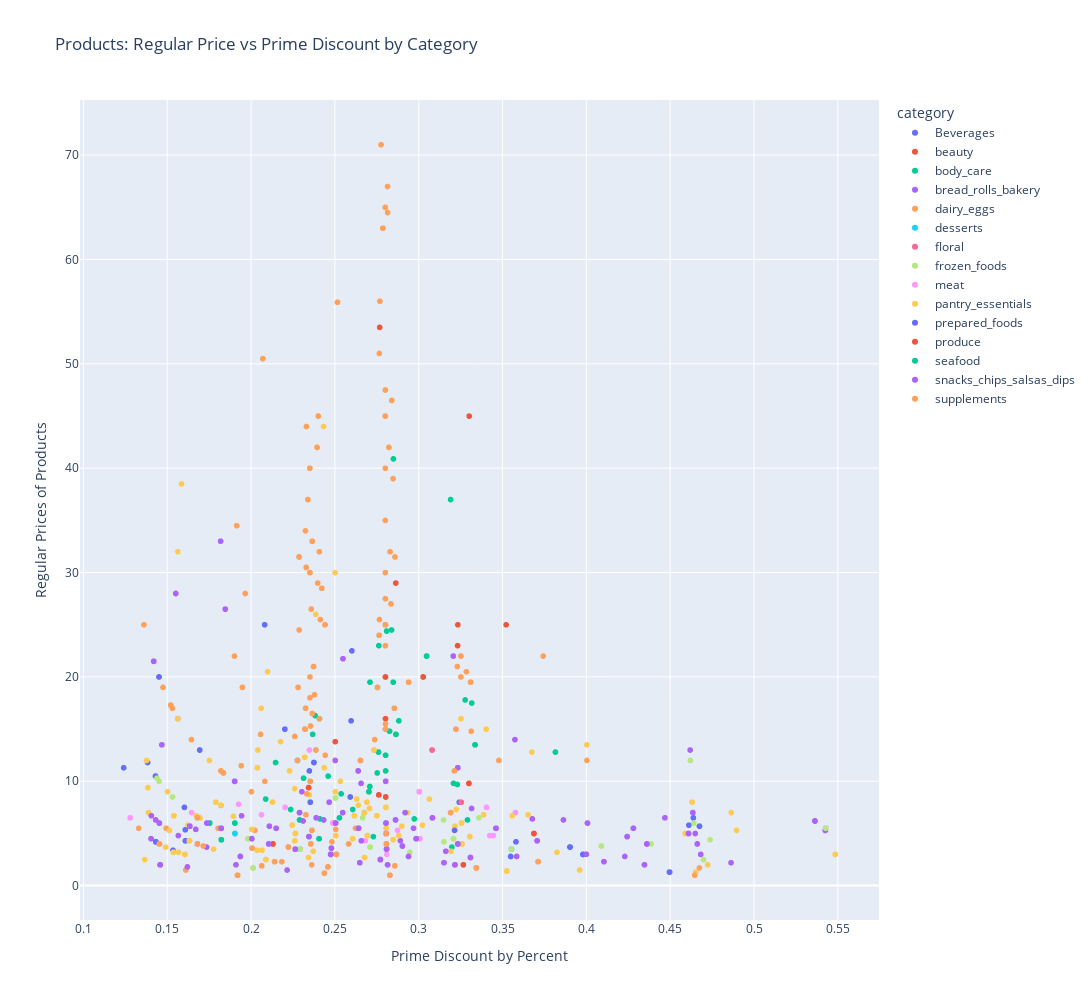

The cell this chart's notebook holds for it:
### Code cell
import matplotlib as plt
import plotly.express as px
import plotly.graph_objects as go

fig = px.scatter(df.sort_values(by='category'), x="prime_discount", y="regular", color="category", title="Products: Regular Price vs Prime Discount by Category", hover_data=['product', 'regular', 'sale', 'prime'], width=1400, height=1000,
labels={
    "regular": "Regular Prices of Products",
    "prime_discount": "Prime Discount by Percent"
})
fig.show()

### Figure 1 — Plotly figure (JSON) as saved in the notebook; plotly's stock layout.template omitted (floating-point values rounded to 4 significant figures; data arrays with more than 128 entries replaced by an {"elided": "..."} marker saying what was removed)
{"data": [{"customdata": {"elided": "263x3 mixed values"}, "hovertemplate": "category=Beverages<br>Prime Discount by Percent=%{x}<br>Regular Prices of Products=%{y}<br>product=%{customdata[0]}<br>sale=%{customdata[1]}<br>prime=%{customdata[2]}<extra></extra>", "legendgroup": "Beverages", "marker": {"color": "#636efa", "symbol": "circle"}, "mode": "markers", "name": "Beverages", "showlegend": true, "type": "scattergl", "x": {"elided": "263 float values"}, "xaxis": "x", "y": {"elided": "263 float values"}, "yaxis": "y"}, {"customdata": {"elided": "45x3 mixed values"}, "hovertemplate": "category=beauty<br>Prime Discount by Percent=%{x}<br>Regular Prices of Products=%{y}<br>product=%{customdata[0]}<br>sale=%{customdata[1]}<br>prime=%{customdata[2]}<extra></extra>", "legendgroup": "beauty", "marker": {"color": "#EF553B", "symbol": "circle"}, "mode": "markers", "name": "beauty", "showlegend": true, "type": "scattergl", "x": [0.3232, 0.2703, 0.3027, 0.3027, 0.3027, 0.2733, 0.2806, 0.2863, 0.3299, 0.2803, 0.2343, 0.2803, 0.2803, 0.2803, 0.2801, 0.2803, 0.2803, 0.2703, 0.2703, 0.2802, 0.2803, 0.2762, 0.2343, 0.3027, 0.2801, 0.2803, 0.2803, 0.3521, 0.319, 0.3301, 0.3299, 0.2806, 0.3299, 0.2803, 0.2767, 0.2343, 0.2502, 0.2762, 0.2733, 0.3233, 0.2801, 0.2801, 0.2801, 0.2801, 0.2801], "xaxis": "x", "y": [22.99, 8.99, 19.99, 19.99, 19.99, 12.99, 4.99, 28.99, 9.79, 9.99, 9.39, 8.49, 8.49, 8.49, 19.99, 9.99, 9.99, 8.99, 8.99, 15.99, 9.99, 8.69, 9.39, 19.99, 24.99, 9.99, 9.99, 24.99, 6.99, 44.99, 9.79, 4.99, 9.79, 9.99, 53.49, 9.39, 13.79, 8.69, 12.99, 24.99, 19.99, 24.99, 24.99, 24.99, 24.99], "yaxis": "y"}, {"customdata": {"elided": "114x3 mixed values"}, "hovertemplate": "category=body_care<br>Prime Discount by Percent=%{x}<br>Regular Prices of Products=%{y}<br>product=%{customdata[0]}<br>sale=%{customdata[1]}<br>prime=%{customdata[2]}<extra></extra>", "legendgroup": "body_care", "marker": {"color": "#00cc96", "symbol": "circle"}, "mode": "markers", "name": "body_care", "showlegend": true, "type": "scattergl", "x": [0.2675, 0.1821, 0.3198, 0.319, 0.2762, 0.2803, 0.2848, 0.2675, 0.2802, 0.2849, 0.2809, 0.2675, 0.2675, 0.2675, 0.2236, 0.2802, 0.1821, 0.1822, 0.2838, 0.276, 0.2882, 0.276, 0.2754, 0.2754, 0.1822, 0.2753, 0.2973, 0.2826, 0.2146, 0.1821, 0.2729, 0.1821, 0.2709, 0.2864, 0.2708, 0.2708, 0.1822, 0.1822, 0.1822, 0.2764, 0.2706, 0.2703, 0.2864, 0.2703, 0.3207, 0.3336, 0.3336, 0.3336, 0.3316, 0.2459, 0.2367, 0.3291, 0.3277, 0.3255, 0.3255, 0.3255, 0.2352, 0.2805, 0.2352, 0.2265, 0.3336, 0.2352, 0.2432, 0.241, 0.1521, 0.2386, 0.2386, 0.2386, 0.2405, 0.1521, 0.2405, 0.2405, 0.2405, 0.2408, 0.2408, 0.2408, 0.2408, 0.2386, 0.2408, 0.2382, 0.2352, 0.2352, 0.2508, 0.2289, 0.1903, 0.2527, 0.2537, 0.1903, 0.2289, 0.2277, 0.2352, 0.2277, 0.2606, 0.2277, 0.2277, 0.1903, 0.2265, 0.2265, 0.2265, 0.2277, 0.2289, 0.1822, 0.2087, 0.2352, 0.2352, 0.2352, 0.2805, 0.2313, 0.2322, 0.2322, 0.2322, 0.323, 0.2322, 0.3815], "xaxis": "x", "y": [6.99, 7.69, 3.69, 36.99, 22.99, 10.99, 19.49, 6.99, 12.49, 40.89, 24.39, 6.99, 6.99, 6.99, 7.29, 12.49, 7.69, 4.39, 24.49, 12.79, 15.79, 12.79, 18.99, 18.99, 4.39, 10.79, 6.39, 14.79, 11.79, 7.69, 4.69, 7.69, 19.49, 14.49, 9.49, 9.49, 4.39, 4.39, 4.39, 23.99, 7.39, 8.99, 14.49, 8.99, 9.79, 13.49, 13.49, 13.49, 17.49, 10.49, 14.49, 6.29, 17.79, 5.99, 5.99, 5.99, 9.99, 5.99, 9.99, 4.99, 13.49, 9.99, 6.29, 6.39, 17.29, 12.99, 12.99, 12.99, 4.49, 17.29, 4.49, 4.49, 4.49, 15.99, 15.99, 15.99, 15.99, 12.99, 15.99, 16.29, 9.99, 9.99, 2.99, 6.29, 5.99, 6.49, 8.79, 5.99, 6.99, 11.99, 9.99, 11.99, 7.29, 11.99, 11.99, 5.99, 4.99, 4.99, 4.99, 11.99, 6.29, 4.39, 8.29, 9.99, 9.99, 9.99, 5.99, 10.29, 14.99, 14.99, 14.99, 9.69, 14.99, 12.79], "yaxis": "y"}, {"customdata": {"elided": "48x3 mixed values"}, "hovertemplate": "category=bread_rolls_bakery<br>Prime Discount by Percent=%{x}<br>Regular Prices of Products=%{y}<br>product=%{customdata[0]}<br>sale=%{customdata[1]}<br>prime=%{customdata[2]}<extra></extra>", "legendgroup": "bread_rolls_bakery", "marker": {"color": "#ab63fa", "symbol": "circle"}, "mode": "markers", "name": "bread_rolls_bakery", "showlegend": true, "type": "scattergl", "x": [0.1902, 0.1902, 0.2806, 0.2806, 0.1904, 0.1904, 0.4, 0.4243, 0.1904, 0.2004, 0.2806, 0.1452, 0.2862, 0.2641, 0.5428, 0.5428, 0.5428, 0.2508, 0.5425, 0.5425, 0.1403, 0.5425, 0.5425, 0.5428, 0.5363, 0.5363, 0.5363, 0.5363, 0.2504, 0.5363, 0.5363, 0.4609, 0.2504, 0.231, 0.2504, 0.5363, 0.2641, 0.25, 0.5428, 0.2432, 0.3577, 0.2862, 0.289, 0.3003, 0.1818, 0.1734, 0.3678, 0.3079], "xaxis": "x", "y": [9.99, 9.99, 4.99, 4.99, 4.99, 4.99, 3, 4.69, 4.99, 4.49, 4.99, 5.99, 6.29, 5.49, 5.49, 5.49, 5.49, 2.99, 5.29, 5.29, 4.49, 5.29, 5.29, 5.49, 6.19, 6.19, 6.19, 6.19, 5.99, 6.19, 6.19, 4.99, 5.99, 6.19, 5.99, 6.19, 5.49, 6, 5.49, 6.29, 6.99, 6.29, 4.29, 8.99, 33, 3.69, 6.39, 12.99], "yaxis": "y"}, {"customdata": {"elided": "211x3 mixed values"}, "hovertemplate": "category=dairy_eggs<br>Prime Discount by Percent=%{x}<br>Regular Prices of Products=%{y}<br>product=%{customdata[0]}<br>sale=%{customdata[1]}<br>prime=%{customdata[2]}<extra></extra>", "legendgroup": "dairy_eggs", "marker": {"color": "#FFA15A", "symbol": "circle"}, "mode": "markers", "name": "dairy_eggs", "showlegend": true, "type": "scattergl", "x": {"elided": "211 float values"}, "xaxis": "x", "y": {"elided": "211 float values"}, "yaxis": "y"}, {"customdata": [["Gluten Free Lemon Poppy Muffins 6pk, 5 oz", 4.49, 4.04], ["Gluten Free Coffee Cake Muffin 6pk, 5.3 oz", 4.49, 4.04], ["Pecan Dandy Bars, 9 oz", 8.99, 8.09], ["Turtle Dandy, 10 oz", 8.99, 8.09], ["Gluten Free Double Chocolate Muffins 6pk, 5 oz", 4.49, 4.04]], "hovertemplate": "category=desserts<br>Prime Discount by Percent=%{x}<br>Regular Prices of Products=%{y}<br>product=%{customdata[0]}<br>sale=%{customdata[1]}<br>prime=%{customdata[2]}<extra></extra>", "legendgroup": "desserts", "marker": {"color": "#19d3f3", "symbol": "circle"}, "mode": "markers", "name": "desserts", "showlegend": true, "type": "scattergl", "x": [0.1904, 0.1904, 0.1902, 0.1902, 0.1904], "xaxis": "x", "y": [4.99, 4.99, 9.99, 9.99, 4.99], "yaxis": "y"}, {"customdata": [["3 Stem White Hydrangeas", 5.99, 5.39], ["Sourced For Good Dozen Roses 40cm", 9.99, 8.99]], "hovertemplate": "category=floral<br>Prime Discount by Percent=%{x}<br>Regular Prices of Products=%{y}<br>product=%{customdata[0]}<br>sale=%{customdata[1]}<br>prime=%{customdata[2]}<extra></extra>", "legendgroup": "floral", "marker": {"color": "#FF6692", "symbol": "circle"}, "mode": "markers", "name": "floral", "showlegend": true, "type": "scattergl", "x": [0.3254, 0.3079], "xaxis": "x", "y": [7.99, 12.99], "yaxis": "y"}, {"customdata": {"elided": "81x3 mixed values"}, "hovertemplate": "category=frozen_foods<br>Prime Discount by Percent=%{x}<br>Regular Prices of Products=%{y}<br>product=%{customdata[0]}<br>sale=%{customdata[1]}<br>prime=%{customdata[2]}<extra></extra>", "legendgroup": "frozen_foods", "marker": {"color": "#B6E880", "symbol": "circle"}, "mode": "markers", "name": "frozen_foods", "showlegend": true, "type": "scattergl", "x": [0.4641, 0.3207, 0.4631, 0.3207, 0.4641, 0.2666, 0.1982, 0.4631, 0.315, 0.3207, 0.1451, 0.1279, 0.2386, 0.3402, 0.3359, 0.2386, 0.1279, 0.1279, 0.3315, 0.5428, 0.3255, 0.3255, 0.3255, 0.3255, 0.4738, 0.3148, 0.2289, 0.3233, 0.2503, 0.2503, 0.2503, 0.3233, 0.4699, 0.3233, 0.1605, 0.3233, 0.1605, 0.3233, 0.3233, 0.3553, 0.2292, 0.3216, 0.4724, 0.2245, 0.1531, 0.2245, 0.1902, 0.1902, 0.3047, 0.1902, 0.4386, 0.4468, 0.2947, 0.4468, 0.1902, 0.4468, 0.1902, 0.271, 0.1902, 0.271, 0.1902, 0.271, 0.271, 0.2203, 0.2012, 0.2806, 0.2806, 0.2806, 0.1902, 0.2691, 0.2691, 0.2105, 0.1902, 0.409, 0.1902, 0.3047, 0.1438, 0.409, 0.1982, 0.4621, 0.2806], "xaxis": "x", "y": [5.99, 4.49, 7.99, 4.49, 5.99, 6.49, 4.49, 7.99, 4.19, 4.49, 9.99, 6.49, 12.99, 14.99, 6.49, 12.99, 6.49, 6.49, 7.39, 5.49, 5.99, 5.99, 5.99, 5.99, 4.39, 6.29, 6.99, 3.99, 8.39, 8.39, 8.39, 3.99, 2.49, 3.99, 2.99, 3.99, 2.99, 3.99, 3.99, 3.49, 3.49, 5.69, 1.99, 5.79, 8.49, 5.79, 9.99, 9.99, 21.99, 9.99, 3.99, 6.49, 3.19, 6.49, 9.99, 6.49, 9.99, 3.69, 9.99, 3.69, 9.99, 3.69, 3.69, 7.49, 1.69, 4.99, 4.99, 4.99, 9.99, 7.99, 7.99, 3.99, 9.99, 3.79, 9.99, 21.99, 10.29, 3.79, 4.49, 11.99, 4.99], "yaxis": "y"}, {"customdata": [["Plant Based Sausage Patties, 4 ct.", 3.49, 3.14], ["Smoked Turkey Breast", 11.04, 9.94], ["Updog Vegan Hog Dog", 5, 4.5], ["Smoked Turkey Breast", 8.49, 7.64], ["Beef Top Round London Broil", 6.99, 6.29], ["Smart Bacon® Vegan Bacon Strips", 3.49, 3.14], ["Classic Smoked Frankfurter Plant-Based Sausage", 5.99, 5.39], ["Smoked Turkey Breast", 8.49, 7.64], ["Packaged Sliced Lunchmeat Uncured Ham Black Forecast - Value Pack", 5.99, 5.39], ["Original Organic Tempeh", 2.39, 2.15], ["Packaged Sliced Lunchmeat Turkey Breast Oven-Roasted - Value Pack", 5.99, 5.39], ["Boneless Turkey Breast", 6.99, 6.29], ["Packaged Sliced Lunchmeat Turkey Breast Oven-Roasted - Ultra Thin", 2.99, 2.69], ["Italian Garlic & Fennel Plant-Based Sausage", 4.99, 4.49], ["Organic Smoky Bacon Tempeh Strips", 4.19, 3.77], ["Organic Italian Beef Meatballs", 6.99, 6.29], ["Pork Bacon", 6.99, 6.29], ["Smoked Apple & Sage Plant-Based Sausages", 4.99, 4.49], ["Apple & Maple Plant-Based Breakfast Sausage", 4.99, 4.49], ["Plant Based Burgers, 2 ct.", 3.49, 3.14], ["Boneless Skinless Chicken Breast", 4.99, 4.49], ["Plant-Based Buffalo Wings", 6.29, 5.66], ["Plant Based Applewood Smoked Sliced Ham", 5.99, 5.39], ["Salame Minis Parmesan", 5.49, 4.94], ["Boneless Skinless Chicken Breasts", 4.99, 4.49], ["Benevolent Bacon", 3.49, 3.14], ["Chorizo Seitan", 3.5, 3.15], ["Honey & Maple Turkey Breast Family Size", 6.49, 5.84], ["Mindful Chik'n Strips", 6.99, 6.29], ["Salami Minis Whiskey Mini Salame Whiskey", 4.99, 4.49], ["Traditional Seitan Strips", 3.49, 3.14], ["Organic Sage Chicken Breakfast Sausage", 4.99, 4.49], ["Signature Stadium Plant-Based Dog", 6.49, 5.84], ["Classic Sliced Turkey Bacon", 6.49, 5.84], ["Boneless Pork Shoulder Roast", 3.99, 3.59], ["Chipotle Spicy & Smoky Salami Minis", 5.49, 4.94], ["Black Pepper Salami Minis", 4.99, 4.49]], "hovertemplate": "category=meat<br>Prime Discount by Percent=%{x}<br>Regular Prices of Products=%{y}<br>product=%{customdata[0]}<br>sale=%{customdata[1]}<br>prime=%{customdata[2]}<extra></extra>", "legendgroup": "meat", "marker": {"color": "#FF97FF", "symbol": "circle"}, "mode": "markers", "name": "meat", "showlegend": true, "type": "scattergl", "x": [0.3007, 0.2348, 0.2487, 0.2352, 0.3003, 0.213, 0.2062, 0.2352, 0.2289, 0.2809, 0.2289, 0.2128, 0.3258, 0.1512, 0.2873, 0.2128, 0.2128, 0.1512, 0.1512, 0.3007, 0.3577, 0.1279, 0.2706, 0.3405, 0.3082, 0.2681, 0.3424, 0.2203, 0.1926, 0.3577, 0.3445, 0.3577, 0.1645, 0.2203, 0.4007, 0.3405, 0.3577], "xaxis": "x", "y": [4.49, 12.99, 5.99, 9.99, 8.99, 3.99, 6.79, 9.99, 6.99, 2.99, 6.99, 7.99, 3.99, 5.29, 5.29, 7.99, 7.99, 5.29, 5.29, 4.49, 6.99, 6.49, 7.39, 7.49, 6.49, 4.29, 4.79, 7.49, 7.79, 6.99, 4.79, 6.99, 6.99, 7.49, 5.99, 7.49, 6.99], "yaxis": "y"}, {"customdata": {"elided": "318x3 mixed values"}, "hovertemplate": "category=pantry_essentials<br>Prime Discount by Percent=%{x}<br>Regular Prices of Products=%{y}<br>product=%{customdata[0]}<br>sale=%{customdata[1]}<br>prime=%{customdata[2]}<extra></extra>", "legendgroup": "pantry_essentials", "marker": {"color": "#FECB52", "symbol": "circle"}, "mode": "markers", "name": "pantry_essentials", "showlegend": true, "type": "scattergl", "x": {"elided": "318 float values"}, "xaxis": "x", "y": {"elided": "318 float values"}, "yaxis": "y"}, {"customdata": [["Smoked Salmon Salad", 5.49, 4.94], ["Sausage & Potato Soup, 16 oz", 3.5, 3.15], ["Italian Wedding Soup, 14.5 oz", 3, 2.7], ["Tortellni & Vegetable Soup, 16 oz", 3.5, 3.15], ["Plant Based Korean Style Bbq Chik'n, 8 oz", 6.99, 6.29], ["Smoked Whitefish Salad Chunky", 5.49, 4.94], ["Entree Mac Cheesy, 10.05 oz", 3.99, 3.59], ["Organic Cheezy Carrot Super Mac, 8.1 oz", 4.99, 4.49], ["Coconut Chicken Tenders", 9.34, 8.41]], "hovertemplate": "category=prepared_foods<br>Prime Discount by Percent=%{x}<br>Regular Prices of Products=%{y}<br>product=%{customdata[0]}<br>sale=%{customdata[1]}<br>prime=%{customdata[2]}<extra></extra>", "legendgroup": "prepared_foods", "marker": {"color": "#636efa", "symbol": "circle"}, "mode": "markers", "name": "prepared_foods", "showlegend": true, "type": "scattergl", "x": [0.1753, 0.3687, 0.4243, 0.3687, 0.2591, 0.1753, 0.3214, 0.2504, 0.2348], "xaxis": "x", "y": [5.99, 4.99, 4.69, 4.99, 8.49, 5.99, 5.29, 5.99, 10.99], "yaxis": "y"}, {"customdata": [["Yellow Bell Pepper", 2.49, 2.24], ["Organic Fingerling Medley Potatoes", 3.5, 3.15], ["Organic Lady Alice Apple", 2.49, 2.24], ["Organic Large Hass Avocados", 2.5, 2.25], ["French Haricot Vert (Green Beans)", 3.49, 3.14], ["True Baby Hand Peeled Carrots", 3.49, 3.14], ["Roma Plum Tomato", 1.49, 1.34], ["Organic Brussels Sprouts", 3.5, 3.15], ["Orange Bell Pepper", 2.49, 2.24], ["Strawberries", 3.99, 3.59], ["Red Bell Pepper", 2.49, 2.24]], "hovertemplate": "category=produce<br>Prime Discount by Percent=%{x}<br>Regular Prices of Products=%{y}<br>product=%{customdata[0]}<br>sale=%{customdata[1]}<br>prime=%{customdata[2]}<extra></extra>", "legendgroup": "produce", "marker": {"color": "#EF553B", "symbol": "circle"}, "mode": "markers", "name": "produce", "showlegend": true, "type": "scattergl", "x": [0.2508, 0.3687, 0.2508, 0.2475, 0.213, 0.213, 0.3266, 0.3687, 0.2508, 0.2806, 0.2508], "xaxis": "x", "y": [2.99, 4.99, 2.99, 2.99, 3.99, 3.99, 1.99, 4.99, 2.99, 4.99, 2.99], "yaxis": "y"}, {"customdata": [["Smoked Salmon Salad", 5.49, 4.94], ["Boom Boom Popcorn Shrimp", 16.99, 15.29], ["Smoked Whitefish Salad Chunky", 5.49, 4.94], ["Smoked Atlantic Salmon", 13.49, 12.14], ["Coconut Shrimp", 16.99, 15.29]], "hovertemplate": "category=seafood<br>Prime Discount by Percent=%{x}<br>Regular Prices of Products=%{y}<br>product=%{customdata[0]}<br>sale=%{customdata[1]}<br>prime=%{customdata[2]}<extra></extra>", "legendgroup": "seafood", "marker": {"color": "#00cc96", "symbol": "circle"}, "mode": "markers", "name": "seafood", "showlegend": true, "type": "scattergl", "x": [0.1753, 0.3047, 0.1753, 0.2855, 0.3047], "xaxis": "x", "y": [5.99, 21.99, 5.99, 16.99, 21.99], "yaxis": "y"}, {"customdata": {"elided": "292x3 mixed values"}, "hovertemplate": "category=snacks_chips_salsas_dips<br>Prime Discount by Percent=%{x}<br>Regular Prices of Products=%{y}<br>product=%{customdata[0]}<br>sale=%{customdata[1]}<br>prime=%{customdata[2]}<extra></extra>", "legendgroup": "snacks_chips_salsas_dips", "marker": {"color": "#ab63fa", "symbol": "circle"}, "mode": "markers", "name": "snacks_chips_salsas_dips", "showlegend": true, "type": "scattergl", "x": {"elided": "292 float values"}, "xaxis": "x", "y": {"elided": "292 float values"}, "yaxis": "y"}, {"customdata": {"elided": "145x3 mixed values"}, "hovertemplate": "category=supplements<br>Prime Discount by Percent=%{x}<br>Regular Prices of Products=%{y}<br>product=%{customdata[0]}<br>sale=%{customdata[1]}<br>prime=%{customdata[2]}<extra></extra>", "legendgroup": "supplements", "marker": {"color": "#FFA15A", "symbol": "circle"}, "mode": "markers", "name": "supplements", "showlegend": true, "type": "scattergl", "x": {"elided": "145 float values"}, "xaxis": "x", "y": {"elided": "145 float values"}, "yaxis": "y"}], "layout": {"height": 1000, "legend": {"title": {"text": "category"}, "tracegroupgap": 0}, "title": {"text": "Products: Regular Price vs Prime Discount by Category"}, "width": 1400, "xaxis": {"anchor": "y", "domain": [0, 1], "title": {"text": "Prime Discount by Percent"}}, "yaxis": {"anchor": "x", "domain": [0, 1], "title": {"text": "Regular Prices of Products"}}}}
